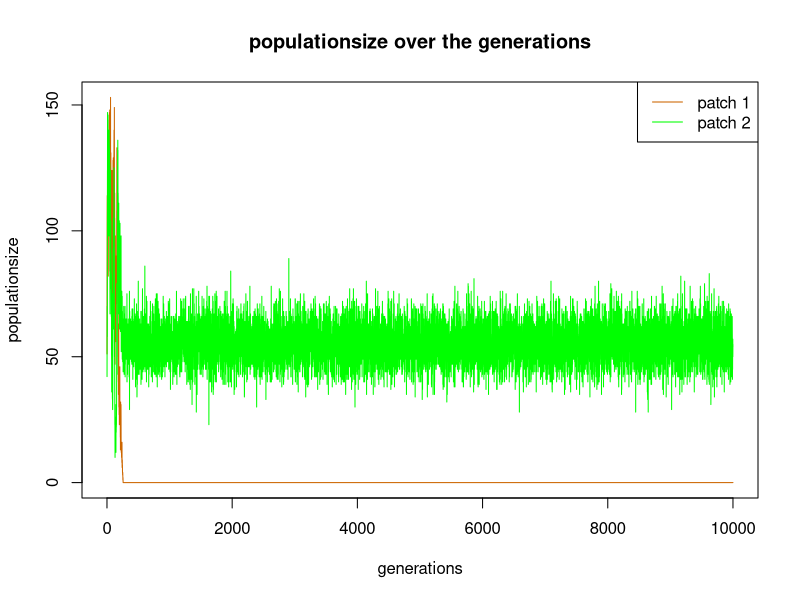
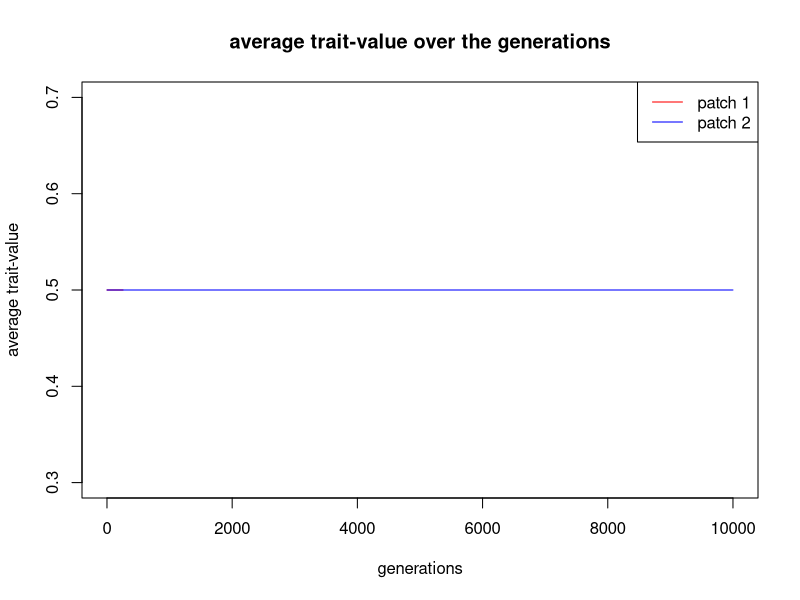

Here is the R script that generated these plots, in order:
#Basic IBM
rm(list=ls())

##### PARAMETERS #####
Nt<-10000 #generations
mig <- 0.05 #migrationfactor

#fecundity
a <-  0.49649467
b  <-  1.47718931
c1    <-  0.72415095
c2    <- -0.24464625
c3    <-  0.99490196
c4    <- -1.31337296
c5    <- -0.06855583
c6    <-  0.32833236
c7    <--20.88383990
c8    <- -0.66263785
c9    <-  2.39334027
c10   <-  0.11670283

##### FUNCTIONS #####
w<-function(a,b,z,N,Np){
  y=a+b*plogis(c1+c2*N+c3*z+c4*(0.5*N-Np)+c5*N^2+c6*z^2+c7*(0.5*N-Np)^2+c8*z*N+c9*z*(0.5*N-Np)+c10*N*(0.5*N-Np))
  return(y)
  }

  
##### PATCHES #####
N1<-abs(rnorm(1, mean=50, sd=10)) #patch 1 is drawn 
N2<-abs(rnorm(1, mean=50, sd=10)) #patch 2 is drawn
 
patch<-c(rep(1,N1),rep(2,N2)) #vector patch: is filled with patch 1 (=1) and patch 2 (=2)
trait<-c(rep(0.5,N1),rep(0.5,N2)) #vector trait: is for all indicviduals from both patches set as 5
survival<-c(rep(1,N1),rep(1,N2)) #vector survival: is for all new individuals of both patches 1
  
pop<-data.frame(patch,trait,survival) #data frame including all individuals out of both patches with the columns: patch, trait & survival


##### VECTORS #####
pop.N1.vector <- rep(0,Nt) #empty vector for the populationsize of each generation in patch 1
pop.N2.vector <- rep(0,Nt) #empty vector for the populationsize of each generation in patch 2
trait.N1.vector <- rep(0,Nt) #empty vector for the average trait-value of each generation in patch 1
trait.N2.vector <- rep(0,Nt) #empty vector for the average trait-value of each generation in patch 2

pop.N1.vector[1] <- N1 #populationsize for the first generation of patch 1
pop.N2.vector[1] <- N2 #populationsize for the first generation of patch 2
trait.N1.vector <- mean(pop$trait[pop$patch==1]) #average trait-value for the first generation of patch 1
trait.N2.vector <- mean(pop$trait[pop$patch==2]) #average trait-value for the first generation of patch 2

##### GENERATION LOOP START #####  
for(t in 2:Nt){
  N1<-nrow(subset(pop,pop$patch==1)) #N1 is every generation overwritten to keep updated 
  N2<-nrow(subset(pop,pop$patch==2)) #N2 is every generation overwritten to keep updated
  N<-c(nrow(pop)) #how many individuals there are in both patches


  ##### OFFSPRING #####
  N.0<-N/100
  N.l <- c(N1/100,N2/100) # vector of local population sizes
  
  if(N>0){
    Nchild <- rpois(nrow(pop),w(a,b,pop$trait,N.0,N.l[pop$patch])) #vectoe with number of offspring for each individual out of a poisson distribution
  }
    Hera <- rep(1:nrow(pop),Nchild) #replicates the individual to clone times the number it becomes offspring
    pop<-pop[c(1:nrow(pop),Hera),] #adds the clons of the individuals the the population data frame


  ##### DEATH #####
  pop$survival[1:N]<-pop$survival[1:N]-1 #survival set on 0
  pop <-subset(pop,pop$survival>0)
  ##### END DEATH #####


  ##### MIGRATION START #####
  mig.N1 <- runif(nrow((subset(pop,pop$patch==1))),0,1) #draws so many uniformmly distributed numbers as there are individuals in patch 1
  mig.N2 <- runif(nrow((subset(pop,pop$patch==2))),0,1) #draws so many uniformmly distributed numbers as there are individuals in patch 2

  mig.N1 <- ifelse(mig.N1>mig,1,2) #the individuals with a random number lower then the migration rate get the value 2 (migrates to patch 2) & and the ones higher as the migration rate get the value 1 (dont migrate, stay in patch 1)
  mig.N2 <- ifelse(mig.N2>mig,2,1) #the individuals with a random number lower then the migration rate get the value 1 (migrate to patch 1) & and the ones higher as the migration rate get the value 2 (dont migrate,stay in patch 2)

  #### !!! ##### all individuals with a 1 need to migrate in the other patch #### !!! ####
  ##### MIGRATION END #####


  pop.N1.vector[t] <-sum(pop$patch==1) #overwrites the populationsizes for each generation in the empty vector (patch 1)
  pop.N2.vector[t] <-sum(pop$patch==2) #overwrites the average trait-value for each generation in the empty vector (patch 2)
 
  trait.N1.vector[t] <- mean(pop$trait[pop$patch==1]) #overwrites the average trait-value for each generation in the empty vector (patch 1)
  trait.N2.vector[t] <- mean(pop$trait[pop$patch==2]) #overwrites the average trait-value for each generation in the empty vector (patch 2)

} 
##### GENERATION LOOP END #####


##### PLOTS #####
plot(pop.N1.vector, main="populationsize over the generations",xlab="generations",ylab="populationsize",type="l",col="darkorange3") #plot populationsize
lines(pop.N2.vector,type="l",col="green") #includes the populationsize of patch 2
legend("topright",legend=c("patch 1","patch 2"),lty=1,col=c("darkorange3","green"))

plot(trait.N1.vector,main="average trait-value over the generations", xlab="generations",ylab="average trait-value",type="l",col="red") #plot traitvalue
lines(trait.N2.vector,type="l",col="blue") #includes the average trait-value of patch 2
legend("topright",legend=c("patch 1","patch 2"),lty=1,col=c("red","blue"))
